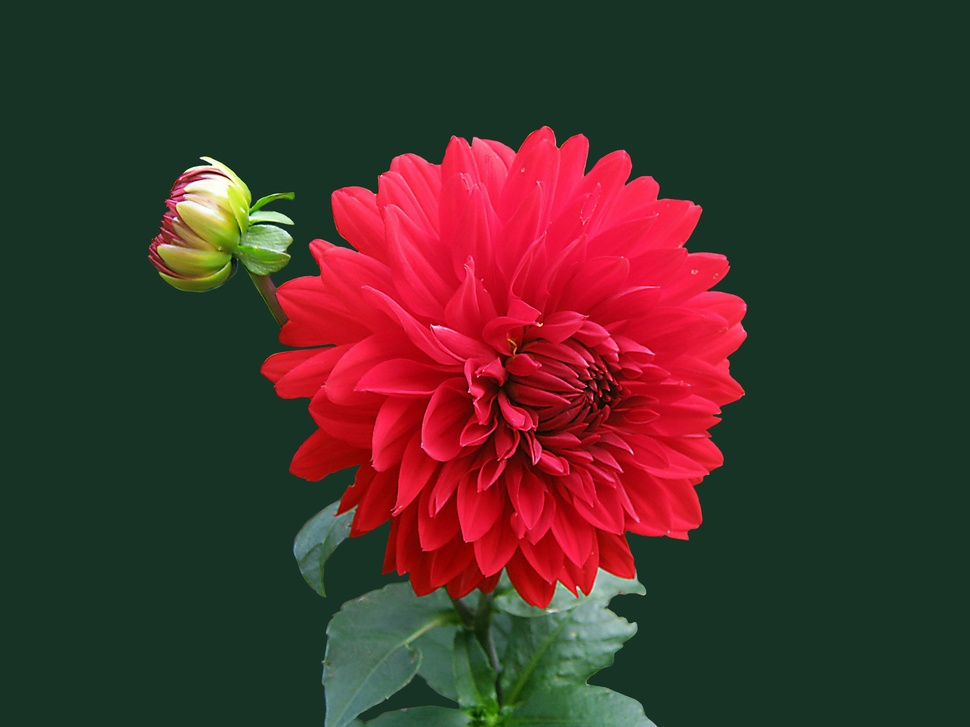
#> input picture image.jpg, 970 x 727 px, shrunk from 3648 x 2736 before the run
$ python 'Histogram Equalization.py'
#> lines starting #> are read from the running program, lines starting #| are printed output that depends on the picture
import cv2
import numpy as np
import matplotlib.pyplot as plt

# Load a grayscale image
image = cv2.imread('image.jpg', cv2.IMREAD_GRAYSCALE)
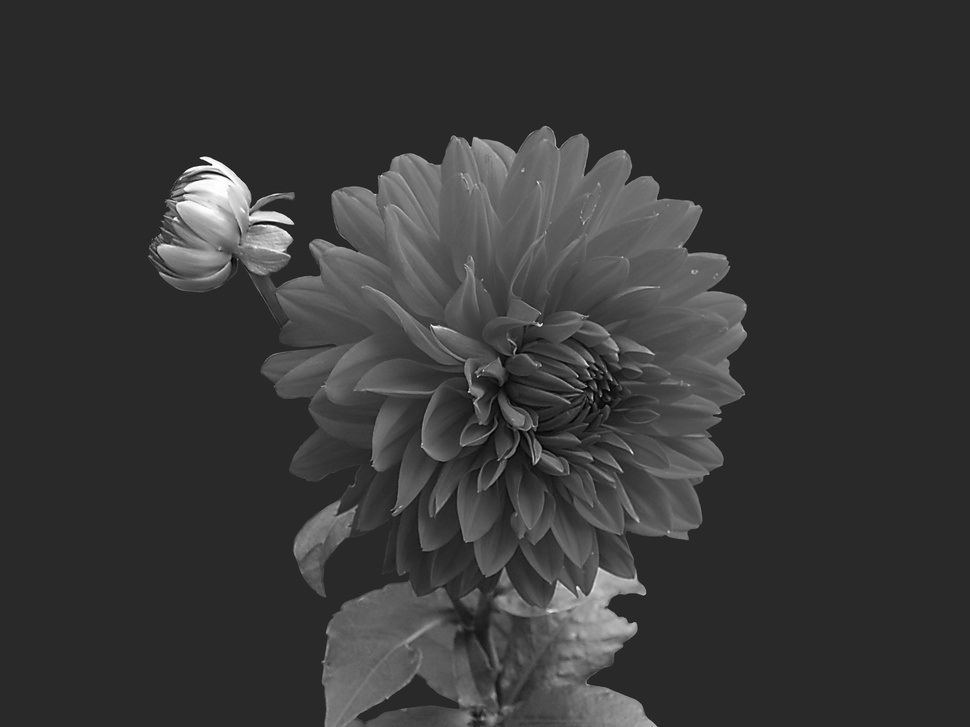
#> image: shape (727, 970); min 0, max 255, mean 55.5

# Step 1: Manually calculate the histogram
def manual_histogram(image):
    flattened_image = image.flatten()
    hist = np.zeros(256, dtype=int)
    for pixel_value in flattened_image:
        hist[pixel_value] += 1
#> after the loop, hist = 256 values, max 473421 at index 41, min 3 at index 0, mean 2754.6
    return hist

hist = manual_histogram(image)

# Step 2: Calculate the cumulative distribution function (CDF)
cdf = hist.cumsum()
#> cdf = 256 values from 3 to 705190

# Step 3: Normalize the CDF
cdf_normalized = cdf * (255 / cdf[-1])  # Scale to [0, 255]
#> cdf_normalized = 256 values from 0.00108 to 255

# Step 4: Map the pixel values to equalized values
equalized_image = np.interp(image.flatten(), np.arange(256), cdf_normalized).astype(np.uint8)

# Reshape the equalized image back to the original dimensions
equalized_image = equalized_image.reshape(image.shape)
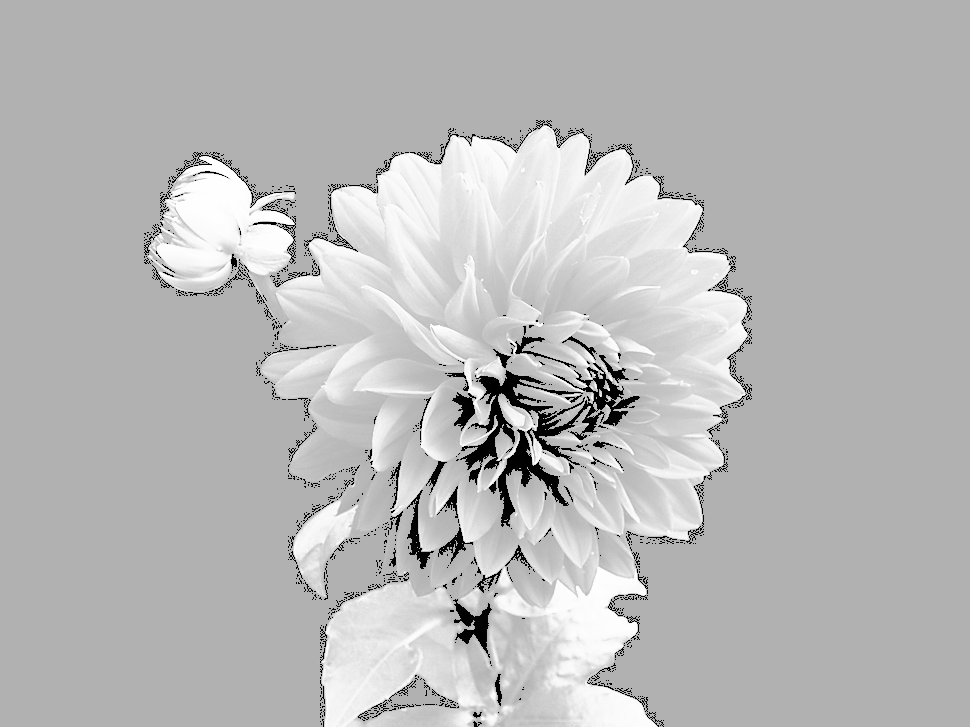
#> equalized_image: shape (727, 970); min 0, max 255, mean 184.6

# Plotting the original and equalized images
plt.figure(figsize=(10, 5))

plt.subplot(1, 2, 1)
plt.title("Original Image")
plt.imshow(image, cmap='gray')
plt.axis('off')

plt.subplot(1, 2, 2)
plt.title("Equalized Image")
plt.imshow(equalized_image, cmap='gray')
plt.axis('off')

plt.show()
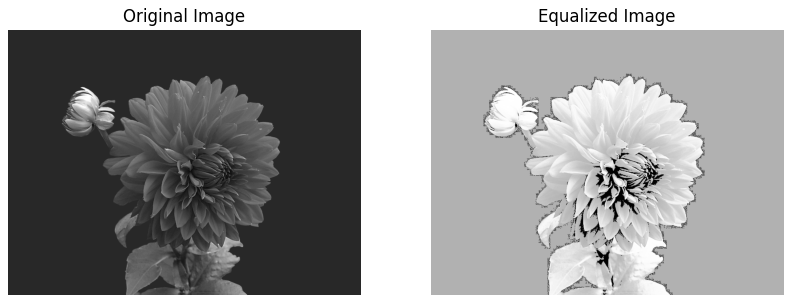
#> figure drawn by matplotlib, 2 panels
